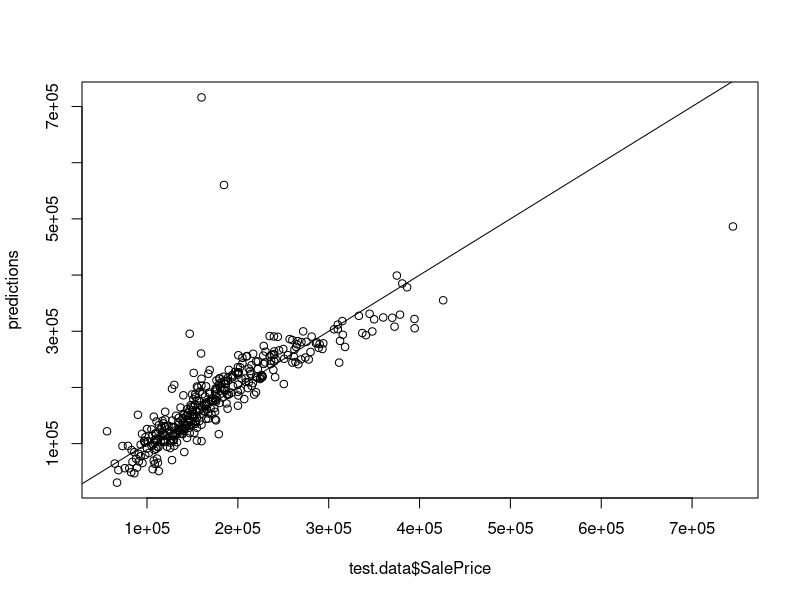
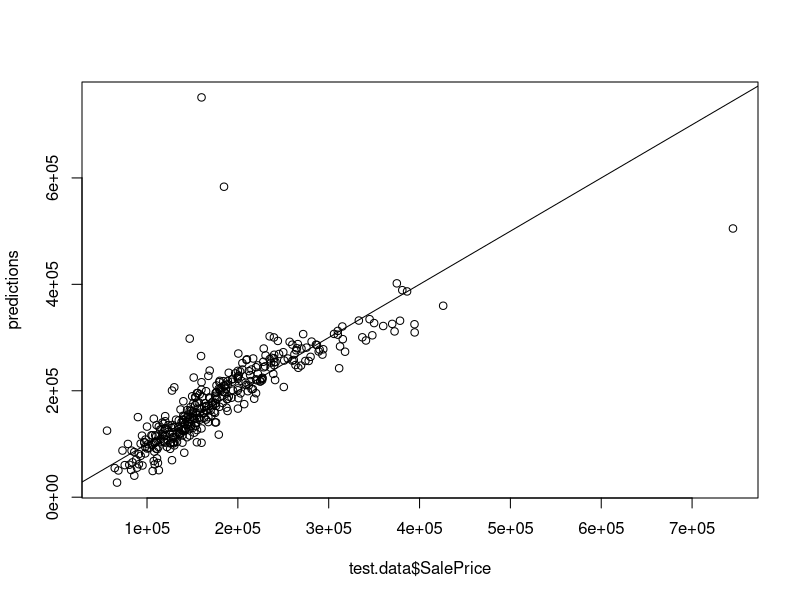
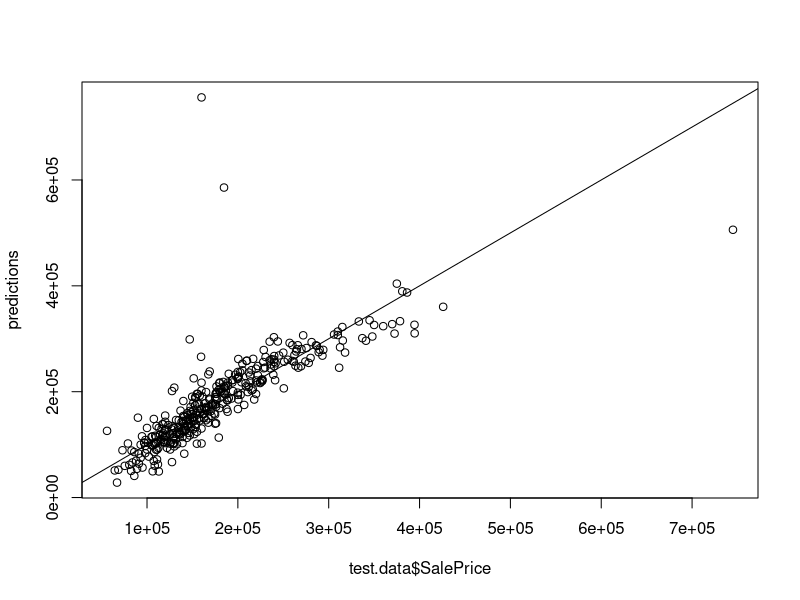

Source code (R) for these figures, in order:
## ---- chunk 1
if(!requireNamespace("tidyverse")) install.packages("tidyverse")
library(MASS)
library(tidyverse)
library(caret)
library(glmnet)
library(caTools)
## ---- chunk 2
AmesHousing <- read.csv("Ames_Housing_Data.csv")
AmesHousing <- na.omit(AmesHousing)
cat("There are", nrow(AmesHousing),"observations left.")
## ---- chunk 3
set.seed(123)
training.samples <- AmesHousing$SalePrice %>%
  createDataPartition(p=0.75,list=FALSE)
train.data <- AmesHousing[training.samples,]
test.data <- AmesHousing[-training.samples,]
nrow(train.data)
nrow(test.data)
## ---- chunk 4
x <- model.matrix(SalePrice~., data=train.data)[,-1]
# create a matrix by expanding factors to a set of dummy variables
y <- train.data$SalePrice
cv <- cv.glmnet(x,y,alpha=0)
cat("The best lambda value: ", cv$lambda.min)
ridgemodel <- glmnet(x,y,alpha=0,lambda=cv$lambda.min)
coef(ridgemodel) #coefficient of the fitted model
x.test <- model.matrix(SalePrice~., data=test.data)[,-1]
predictions <- ridgemodel %>% predict(x.test) %>% as.vector() #making predictions
data.frame(
  RMSE = RMSE(predictions, test.data$SalePrice),
  Rsquare = R2(predictions, test.data$SalePrice)
)
plot(x=test.data$SalePrice, y=predictions)
abline(1,1)  #plot
## ---- chunk 5
cv <- cv.glmnet(x,y,alpha=1)
cat("The best lambda value: ",cv$lambda.min)
lassomodel <- glmnet(x,y,alpha=1,lambda=cv$lambda.min)
coef(lassomodel) #coefficient of the fitted model
predictions <- lassomodel %>% predict(x.test) %>% as.vector()
data.frame(
  RMSE = RMSE(predictions,test.data$SalePrice),
  Rsquare = R2(predictions,test.data$SalePrice)
)
plot(x=test.data$SalePrice,y=predictions)
abline(0,1)
## ---- chunk 6
elasticnetmodel <- train(SalePrice~., data=train.data, method="glmnet",trControl=trainControl("cv",number=10),tuneLength=10)
elasticnetmodel$bestTune
coef(elasticnetmodel$finalModel, elasticnetmodel$bestTune$lambda)

model <- glmnet(x,y,alpha=0.1,lambda=849.1096)
predictions <- model %>% predict(x.test) %>% as.vector()
data.frame(
  RMSE = RMSE(predictions, test.data$SalePrice),
  Rsquare = R2(predictions, test.data$SalePrice)
)
plot(x=test.data$SalePrice, y=predictions)
abline(1,1)
